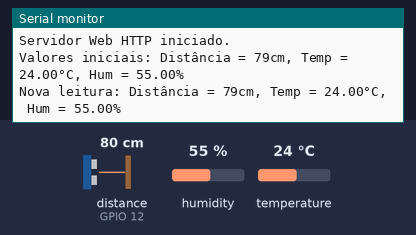
Simulated run of this program. Board: ESP32. Shown: the last lines printed to the serial monitor. Wiring (inferred from the names in the program): ultrasonic range finder: trigger GPIO 4; echo GPIO 12. Inputs (shaded band) come from the test bench; at power-on: distance to the obstacle (sensor on GPIO 12) 80 cm, humidity 55 %, temperature 24 °C. The echo pulse lasts 58.3 µs per cm; WiFi joins after 1.5 s; servers stay silent unless stated.

Above: at 2.7 s.
2.8 s: distance to the obstacle (sensor on GPIO 12) set to 2 cm
At 4.2 s:
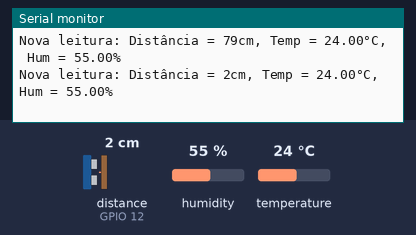
4.3 s: humidity set to 22 %
5.8 s: temperature set to 12 °C
At 7.0 s:
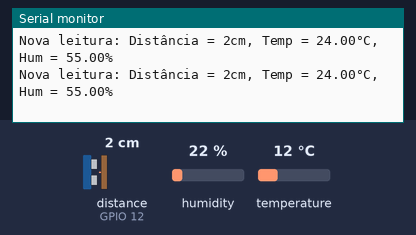
7.3 s: distance to the obstacle (sensor on GPIO 12) set to 4 cm
At 8.6 s:
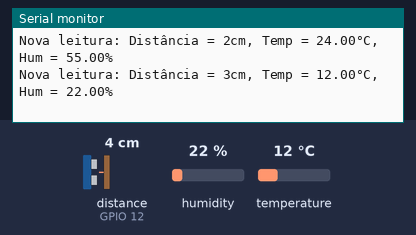
8.8 s: humidity set to 40 %
At 11.0 s:
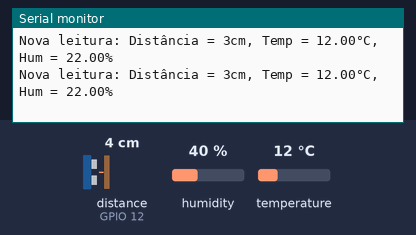
Timing chart, 0 to 11.3 s (numbered marks = the images above; inputs shaded):
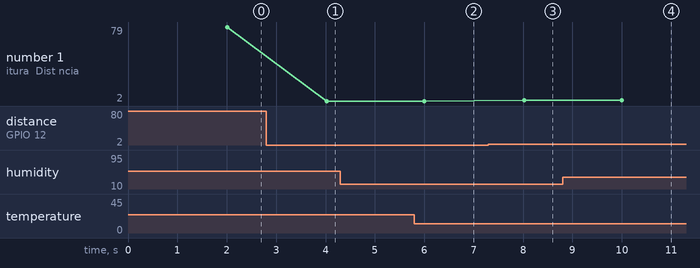

The program:

main.cpp
```cpp
#include <WiFi.h>
#include <WebServer.h>
#include <DHT.h>       // Inclui a biblioteca do sensor DHT
#include <DHT_U.h>     // Inclui a parte unificada do DHT (para Adafruit), necessário para DHT.h

// Substitua pelas suas credenciais de rede Wi-Fi
const char* ssid = "Vodafone-ACD044"; // <<<<<<<<<<<<< Mude para o nome da sua rede WiFi
const char* password = "b9uJnxdvxJVugnCy"; // <<<<<<<<<<<<< Mude para a senha da sua rede WiFi (deixe vazio "" se não tiver senha)

// --- Pinos GPIO para o Sensor Ultrassónico HC-SR04 ---
// Conforme o seu diagrama de pinos:
// GPIO 4 é o pino "4" no lado direito.
// GPIO 12 é o pino "12" no lado direito.
const int TRIG_PIN = 4;   // Pino TRIG do sensor HC-SR04 -> GPIO 4 do ESP32
const int ECHO_PIN = 12;  // Pino ECHO do sensor HC-SR04 -> GPIO 12 do ESP32 (ATENÇÃO: COM DIVISOR DE TENSÃO!)

// --- Pinos GPIO para o Sensor de Temperatura e Humidade DHT11 ---
// GPIO 2 é um pino de uso geral comum no ESP32.
const int DHT_PIN = 2;    // Pino de Dados do DHT11 -> GPIO 2 do ESP32
#define DHTTYPE DHT11     // Define o tipo de sensor DHT (DHT11 ou DHT22). Usamos DHT11.

// Inicializa o objeto DHT com o pino e o tipo definidos
DHT dht(DHT_PIN, DHTTYPE);

// Variáveis globais para armazenar os valores dos sensores
int distanceCm = 0;      // Distância em centímetros (HC-SR04)
float temperatureC = 0.0; // Temperatura em Celsius (DHT11)
float humidity = 0.0;     // Humidade relativa (DHT11)

// Variáveis para controlar o tempo da atualização do sensor e da página
unsigned long update_sensor_timer = 0; // Usado para controlar a leitura e a atualização da página
const long updateInterval = 2000;      // Intervalo de 2 segundos (2000 milissegundos) para atualizar a página

// Cria o objeto do servidor web na porta 80
WebServer server(80);

// --- Declaração de funções (Forward declarations) ---
void handleRoot(); // Necessário porque handleRoot() é chamada em setup/loop e definida depois.

// --- Funções de Leitura dos Sensores ---

// Função para ler o sensor ultrassónico HC-SR04 e retornar a distância em cm
long readUltrasonicSensorCm() {
  // Limpa o TRIG_PIN para garantir um estado LOW
  digitalWrite(TRIG_PIN, LOW);
  delayMicroseconds(2); // Pequeno atraso

  // Envia um pulso de 10us no TRIG_PIN para iniciar a medição
  digitalWrite(TRIG_PIN, HIGH);
  delayMicroseconds(10);
  digitalWrite(TRIG_PIN, LOW);

  // Lê a duração do pulso no ECHO_PIN (tempo que o som levou para ir e voltar)
  // pulseIn() retorna 0 se não houver pulso dentro do timeout (20000 microsegundos = 20ms)
  long duration = pulseIn(ECHO_PIN, HIGH, 20000); // Variável local para duration

  // Se o pulso não for recebido (duração 0) ou for muito alto (fora do alcance),
  // retorna um valor máximo ou um valor de erro (e.g., 400cm, limite do HC-SR04).
  if (duration == 0 || duration > 23529) { // 23529us corresponde a ~400cm (limite teórico do HC-SR04)
      return 400; // Retorna 400cm como "fora de alcance" ou erro
  }

  // Calcula a distância: (duração do pulso em microssegundos * velocidade do som em cm/us) / 2 (ida e volta)
  // Velocidade do som no ar é aproximadamente 0.034 cm/us (ou 340 m/s)
  int calculatedDistance = duration * 0.034 / 2; // Variável local para a distância

  // Garante que a distância não seja menor que 2cm (limite mínimo do HC-SR04)
  if (calculatedDistance < 2) {
      return 2;
  }
  return calculatedDistance;
}

// Função para ler o sensor DHT11
void readDHT11Sensor() {
  // Lê a humidade e a temperatura do sensor DHT11
  humidity = dht.readHumidity();
  temperatureC = dht.readTemperature();

  // Verifica se a leitura foi bem-sucedida (o DHT pode falhar às vezes)
  if (isnan(humidity) || isnan(temperatureC)) {
    Serial.println("Erro ao ler do sensor DHT!");
    // Atribui um valor padrão em caso de erro para evitar NaN na página web
    humidity = 0.0;
    temperatureC = 0.0;
  }
}

// --- Handler para a URL raiz ("/") ---
// Esta função irá gerar e enviar a página web com os valores atuais dos sensores.
void handleRoot() {
  // --- HTML dentro de um Raw String Literal ---
  // A tag <meta charset="UTF-8"> é crucial para exibir caracteres especiais corretamente.
  const char* htmlTemplate = R"raw_html(
<!DOCTYPE html>
<html>
<head>
<meta name="viewport" content="width=device-width, initial-scale=1">
<meta charset="UTF-8">  <title>ESP32 Multi-Sensor Dashboard</title>
<style>
  html { font-family: Helvetica; display: inline-block; margin: 0px auto; text-align: center;}
  h1 { color: #007bff; padding: 2vh;}
  /* Estilo para os parágrafos de valor, ajustado para caber mais informação sem quebrar muito o layout */
  p { font-size: 24px; margin-top: 10px; margin-bottom: 5px; }
  strong { color: #e74c3c; font-size: 36px; display: block; margin-top: 5px;}
</style>
</head>
<body>
<h1>Diogo Otero ------- ESP32 Multi-Sensor Dashboard</h1>

<p>Distância: <strong>%DISTANCE_VALUE% cm</strong></p>
<p>Temperatura: <strong>%TEMP_VALUE% &deg;C</strong></p>
<p>Humidade: <strong>%HUM_VALUE% %</strong></p>

</body>
</html>
)raw_html"; // Fim do raw string literal, com o mesmo delimitador

  // Copia o template para um objeto String para poder fazer as substituições
  String finalHtml = String(htmlTemplate);

  // Substitui os placeholders pelos valores reais dos sensores
  finalHtml.replace("%DISTANCE_VALUE%", String(distanceCm));
  finalHtml.replace("%TEMP_VALUE%", String(temperatureC, 1)); // 1 casa decimal para temperatura
  finalHtml.replace("%HUM_VALUE%", String(humidity, 1));    // 1 casa decimal para humidade

  // Envia a página HTML para o navegador
  server.send(200, "text/html", finalHtml);
}

void setup() {
  Serial.begin(115200);
  Serial.println("\nIniciando ESP32 Web Server com Multi-Sensores...");

  // Inicializa os pinos do sensor ultrassónico
  pinMode(TRIG_PIN, OUTPUT);
  pinMode(ECHO_PIN, INPUT);

  // Inicializa o sensor DHT11
  dht.begin();
  Serial.println("Sensor DHT11 inicializado.");

  // Conecta ao Wi-Fi
  Serial.print("Conectando ao WiFi ");
  Serial.println(ssid);
  WiFi.begin(ssid, password);
  while (WiFi.status() != WL_CONNECTED) {
    delay(500);
    Serial.print(".");
  }
  Serial.println("\nWiFi Conectado!");
  Serial.print("Endereço IP: ");
  Serial.println(WiFi.localIP());

  // Configura o servidor web para lidar com a rota raiz
  server.on("/", handleRoot);

  // Inicia o servidor web
  server.begin();
  Serial.println("Servidor Web HTTP iniciado.");

  // Força uma primeira leitura de todos os sensores no início
  distanceCm = readUltrasonicSensorCm();
  readDHT11Sensor(); // Atualiza temperatureC e humidity
  Serial.print("Valores iniciais: Distância = "); Serial.print(distanceCm);
  Serial.print("cm, Temp = "); Serial.print(temperatureC);
  Serial.print("°C, Hum = "); Serial.print(humidity); Serial.println("%");
}

void loop() {
  // Lida com as requisições HTTP recebidas do cliente (navegador)
  server.handleClient();

  // Controla o tempo para ler os sensores e ATUALIZAR A PÁGINA no navegador
  unsigned long currentMillis = millis();
  if (currentMillis - update_sensor_timer >= updateInterval) {
    update_sensor_timer = currentMillis; // Reseta o timer

    // Lê os novos valores de ambos os sensores
    distanceCm = readUltrasonicSensorCm();
    readDHT11Sensor(); // Atualiza temperatureC e humidity

    // Imprime no Serial Monitor para depuração
    Serial.print("Nova leitura: Distância = "); Serial.print(distanceCm);
    Serial.print("cm, Temp = "); Serial.print(temperatureC);
    Serial.print("°C, Hum = "); Serial.print(humidity); Serial.println("%");

    // CHAMA handleRoot() para RE-ENVIAR a página HTML com os novos valores.
    // Lembre-se: isso fará a página no navegador recarregar completamente ("piscar").
    handleRoot();
  }
}
```

Measured:
- after the input at 2.8 s, the serial monitor: prints a new line after 1.2 s (image 1)
- after the input at 7.3 s, the serial monitor: prints a new line after 0.72 s (image 3)
- plotted number 1: 79 → 2 after the input at 2.8 s, 2 → 3 after the input at 7.3 s
